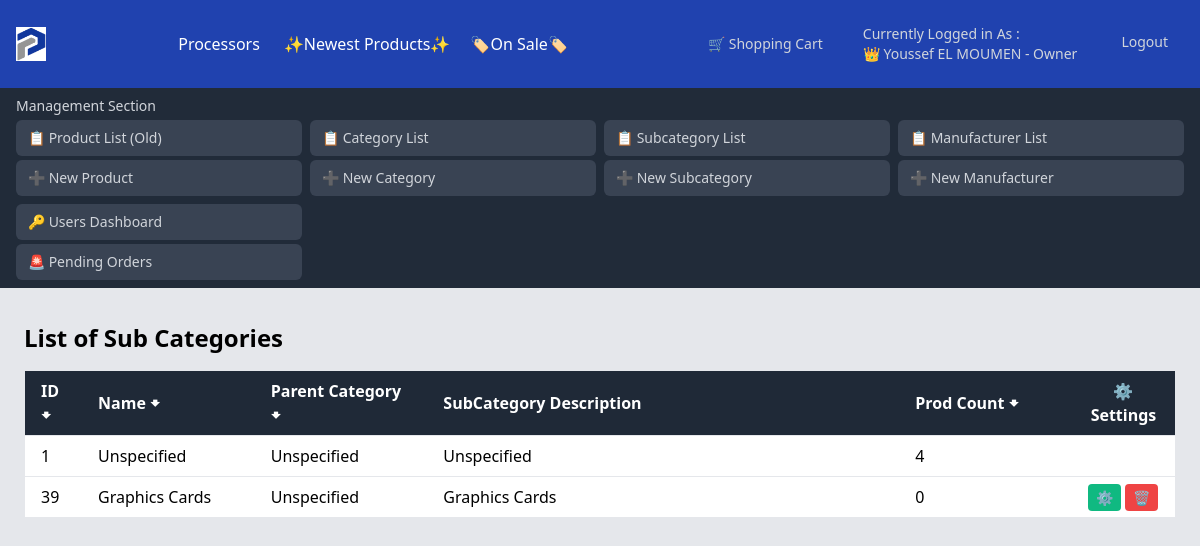
The page /Category/SubCategories/SubCategories_List.php (signed in) on the database as committed earlier.
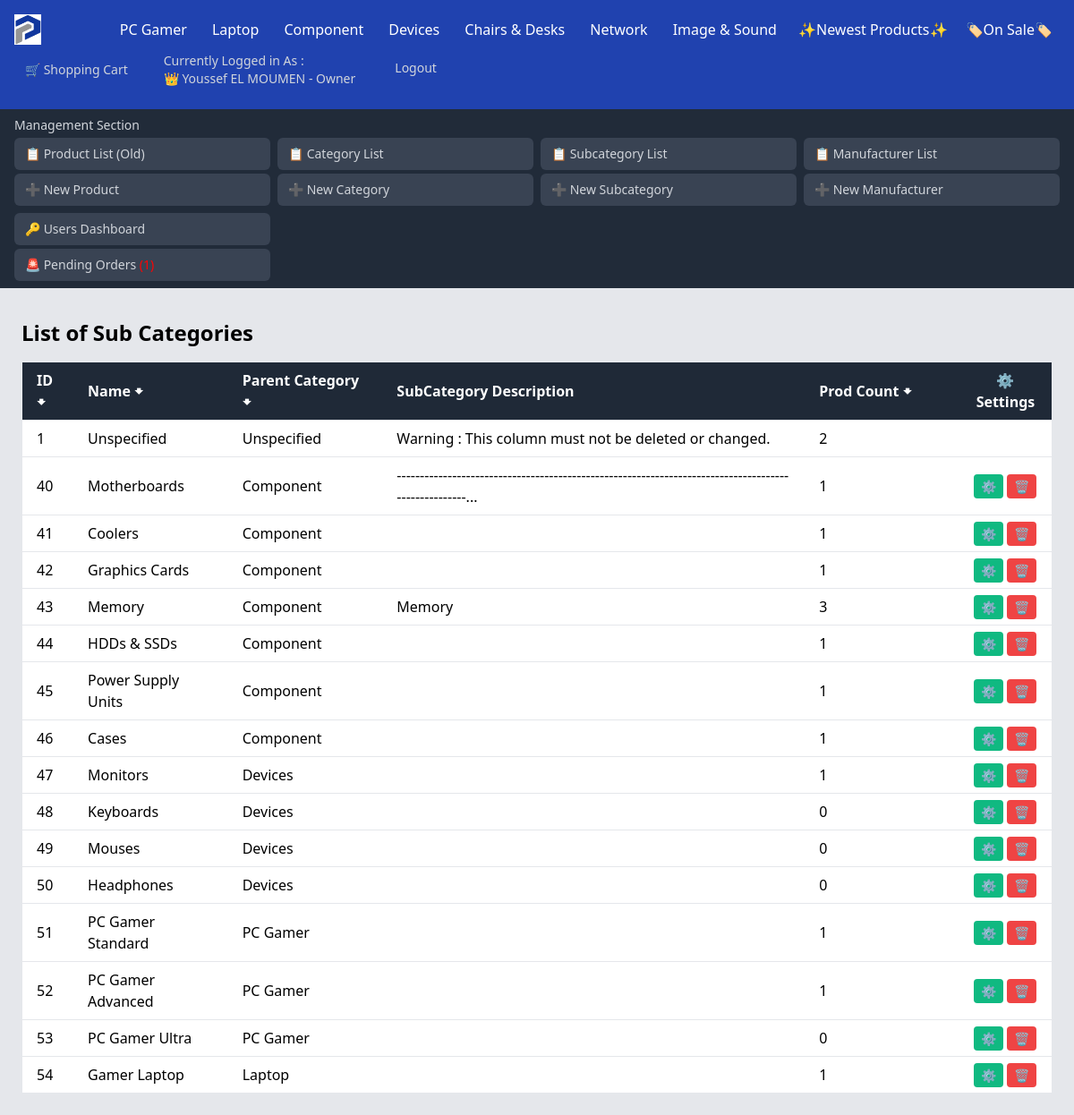
The same page on the database as committed later.
### tables this page shows
CREATE TABLE `categories` (
  `Category_ID` int NOT NULL AUTO_INCREMENT,
  `Category_Name` varchar(100) DEFAULT 'Unspecified',
  `Category_Desc` varchar(2000) DEFAULT NULL,
  PRIMARY KEY (`Category_ID`),
  UNIQUE KEY `UC_Category_Name` (`Category_Name`),
  UNIQUE KEY `Category_Name` (`Category_Name`)
);

CREATE TABLE `subcategories` (
  `SubCategory_ID` int NOT NULL AUTO_INCREMENT,
  `SubCategory_Name` varchar(100) DEFAULT NULL,
  `SubCategory_Desc` varchar(2000) DEFAULT NULL,
  `Category_ID` int DEFAULT NULL,
  PRIMARY KEY (`SubCategory_ID`),
  KEY `Category_ID` (`Category_ID`),
  CONSTRAINT `subcategories_ibfk_1` FOREIGN KEY (`Category_ID`) REFERENCES `categories` (`Category_ID`)
);

### Category/SubCategories/SubCategories_List.php (the view, shortened to what the changed rows need)
<!DOCTYPE html>
<html lang="en">
<head>
    <?php
    include_once ("../../DB_Connexion.php");
    $Categories = "SELECT Category_ID, Category_Name FROM Categories ORDER BY Category_ID ASC";
    $pdoCategories = $connexion->prepare($Categories);
    $pdoCategories->execute();
    $Categories = $pdoCategories->fetchAll(PDO::FETCH_ASSOC);
    $Query_SubCategory = "SELECT Sub.SubCategory_ID, Sub.SubCategory_Name, Sub.SubCategory_Desc, C.Category_Name AS Category_Name,
                          COUNT(P.Product_ID) AS Product_Count
                          FROM SubCategories Sub
                          INNER JOIN Categories C ON Sub.Category_ID = C.Category_ID
                          LEFT JOIN Products P ON Sub.SubCategory_ID = P.SubCategory_ID
                          GROUP BY Sub.SubCategory_ID";
    $pdoQuery_SubCategory = $connexion->prepare($Query_SubCategory);
    $pdoQuery_SubCategory->execute();
    $SubCats = $pdoQuery_SubCategory->fetchAll(PDO::FETCH_ASSOC);
    ?>
</head>
<body class="bg-gray-200">
    <nav class="bg-blue-800 text-white">
        <div class="flex flex-wrap justify-between items-center p-4">
            <div class="flex grid-cols-4 gap-1">
                <?php foreach ($Categories as $Category): ?>
                    <?php if ($Category['Category_Name'] !== 'Unspecified'):
                        ?>
                        <div class="relative category">
                            <a href="../.././?id=<?php echo $Category['Category_ID'] ?>&Type=Category&Name=<?php echo str_replace(' ', '', $Category['Category_Name']) ?>"
                                class="px-3 py-2 hover:bg-gray-700"><?php echo $Category['Category_Name']; ?></a>
                        </div>
                    <?php endif; ?>
                <?php endforeach; ?>
            </div>
        </div>
    </nav>
    <div class="container mx-auto p-6" style="width : auto">
        <div class="content-wrapper">
            <h1 class="text-2xl font-bold mb-4">List of Sub Categories</h1>
            <div class="overflow-x-auto">
                <table class="min-w-full bg-white border border-gray-200">
                    <thead class="bg-gray-800 text-white">
                        <tr>
                            <th class="py-2 px-4 border-b text-left cursor-pointer" style="width : 5%"
                                onclick="sortTable(0)">ID
                                <span>🠻</span>
                            </th>
                            <th class="py-2 px-4 border-b text-left cursor-pointer" style="width : 15%"
                                onclick="sortTable(1)">Name
                                <span>🠻</span>
                            </th>
                            <th class="py-2 px-4 border-b text-left cursor-pointer" style="width : 15%"
                                onclick="sortTable(2)">Parent Category
                                <span>🠻</span>
                            </th>
                            <th class="py-2 px-4 border-b text-left">SubCategory Description</th>
                            <th class="py-2 px-4 border-b text-left cursor-pointer" style="width : 15%"
                                onclick="sortTable(4)">Prod Count
                                <span>🠻</span>
                            </th>
                            <th class="py-2 px-4 border-b" style="width : 9% ">⚙️ Settings</th>
                        </tr>
                    </thead>
                    <tbody>
                        <?php foreach ($SubCats as $SubCat):
                            $SubCat_Desc = strlen($SubCat['SubCategory_Desc']) > 100 ? substr($SubCat['SubCategory_Desc'], 0, 100) . "..." : $SubCat['SubCategory_Desc'];
                            ?>
                            <tr class="border-b hover:bg-gray-100">
                                <td class="py-2 px-4 text-left"><?php echo $SubCat['SubCategory_ID']; ?></td>
                                <td class="py-2 px-4 text-left"><?php echo $SubCat['SubCategory_Name']; ?></td>
                                <td class="py-2 px-4 text-left"><?php echo $SubCat['Category_Name']; ?></td>
                                <td class="py-2 px-4 text-left limited-text">
                                    <?php if (strlen($SubCat['SubCategory_Desc'] > 100)) {
                                        echo $SubCat['SubCategory_Desc'];
                                    } else {
                                        echo $SubCat_Desc ;
                                    } ?>
                                </td>
                                <td class="py-2 px-4 text-left"><?php echo $SubCat['Product_Count']; ?></td>
                                <td class="py-2 px-4 text-left">
                                    <?php if ($SubCat['SubCategory_Name'] !== 'Unspecified') { ?>
                                        <a href="SubCategories_Modify.php?id=<?php echo $SubCat['SubCategory_ID']; ?>&SubCategory_Name=<?php
                                           echo $SubCat['SubCategory_Name']; ?>"
                                            class="bg-green-500 text-white py-1 px-2 rounded hover:bg-green-600 text-sm">⚙️</a>
                                        <a href="SubCategories_Delete.php?id=<?php echo $SubCat['SubCategory_ID']; ?>"
                                            onclick="return confirm('Are you sure you want to delete this SubCategory?\n*Disclaimer* : This action is irreversible')"
                                            class="bg-red-500 text-white py-1 px-2 rounded hover:bg-red-600 text-sm">🗑️</a>
                                    <?php } ?>
                                </td>
                            </tr>
                        <?php endforeach; ?>
                    </tbody>
                </table>
            </div>
        </div>
    </div>
</body>
</html>

Rows that differ between the two databases and show on the page:
removed categories: Category_Name "Processors"
removed subcategories: SubCategory_ID "39", SubCategory_Name "Graphics Cards", Category_ID.Category_Name "Unspecified", SubCategory_Desc "Graphics Cards", Product_Count "0"
added categories: Category_Name "PC Gamer"
added categories: Category_Name "Laptop"
added categories: Category_Name "Component"
added categories: Category_Name "Devices"
added categories: Category_Name "Chairs & Desks"
added categories: Category_Name "Network"
added categories: Category_Name "Image & Sound"
changed subcategories "Unspecified": SubCategory_Desc "Unspecified" → "Warning : This column must not be deleted or changed."; Product_Count "4" → "2"
added subcategories: SubCategory_ID "40", SubCategory_Name "Motherboards", Category_ID.Category_Name "Component", SubCategory_Desc "----------------------------------------------------------------------------------------------------...", Product_Count "1"
added subcategories: SubCategory_ID "41", SubCategory_Name "Coolers", Category_ID.Category_Name "Component", Product_Count "1"
added subcategories: SubCategory_ID "42", SubCategory_Name "Graphics Cards", Category_ID.Category_Name "Component", Product_Count "1"
added subcategories: SubCategory_ID "43", SubCategory_Name "Memory", Category_ID.Category_Name "Component", SubCategory_Desc "Memory", Product_Count "3"
added subcategories: SubCategory_ID "44", SubCategory_Name "HDDs & SSDs", Category_ID.Category_Name "Component", Product_Count "1"
added subcategories: SubCategory_ID "45", SubCategory_Name "Power Supply Units", Category_ID.Category_Name "Component", Product_Count "1"
added subcategories: SubCategory_ID "46", SubCategory_Name "Cases", Category_ID.Category_Name "Component", Product_Count "1"
added subcategories: SubCategory_ID "47", SubCategory_Name "Monitors", Category_ID.Category_Name "Devices", Product_Count "1"
added subcategories: SubCategory_ID "48", SubCategory_Name "Keyboards", Category_ID.Category_Name "Devices", Product_Count "0"
added subcategories: SubCategory_ID "49", SubCategory_Name "Mouses", Category_ID.Category_Name "Devices", Product_Count "0"
added subcategories: SubCategory_ID "50", SubCategory_Name "Headphones", Category_ID.Category_Name "Devices", Product_Count "0"
added subcategories: SubCategory_ID "51", SubCategory_Name "PC Gamer Standard", Category_ID.Category_Name "PC Gamer", Product_Count "1"
added subcategories: SubCategory_ID "52", SubCategory_Name "PC Gamer Advanced", Category_ID.Category_Name "PC Gamer", Product_Count "1"
added subcategories: SubCategory_ID "53", SubCategory_Name "PC Gamer Ultra", Category_ID.Category_Name "PC Gamer", Product_Count "0"
added subcategories: SubCategory_ID "54", SubCategory_Name "Gamer Laptop", Category_ID.Category_Name "Laptop", Product_Count "1"
